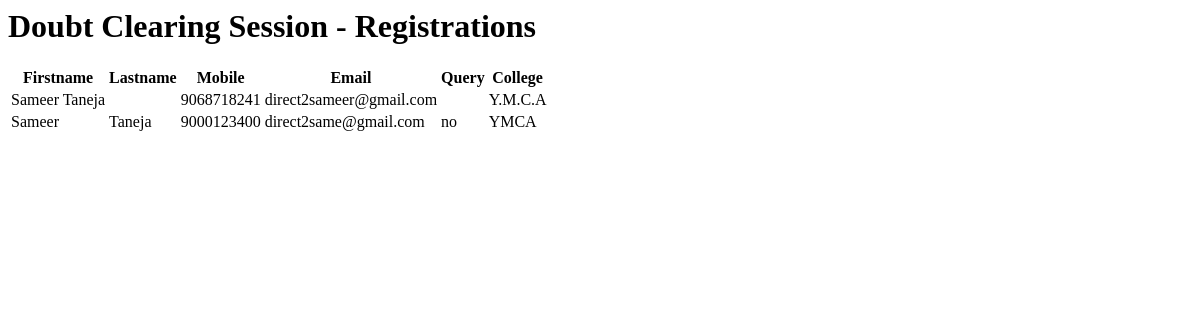
The page /event/7/registrations/ (signed in) on the database as committed earlier.
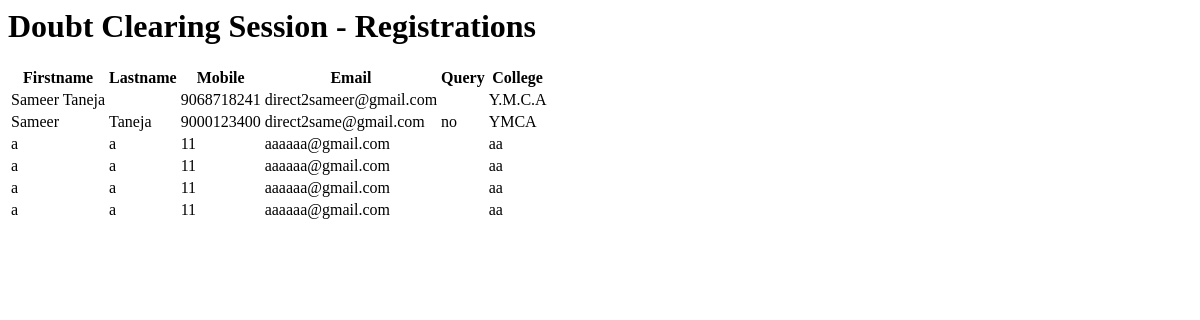
The same page on the database as committed later.
### main/models.py (models this page shows, shortened)
class Event(models.Model):
    description = models.TextField(blank=True, null=True)
    title = models.CharField(max_length=500)
    host = models.ManyToManyField(User)
    venue = models.CharField(max_length=100)
    fee = models.IntegerField(default=0)
    rules = models.TextField(blank=True, null=True)
    prerequistes = models.TextField(blank=True, null=True)
    start_date = models.DateField(default=datetime.date.today,auto_now=False,auto_now_add=False)
    end_date = models.DateField(default=datetime.date.today,auto_now=False,auto_now_add=False)
    start_time = models.TimeField(default=datetime.datetime.now().time(),auto_now=False,auto_now_add=False)
    end_time = models.TimeField(default=datetime.datetime.now().time(),auto_now=False,auto_now_add=False)

class registration(models.Model):
    eventid = models.IntegerField()
    mobile = models.CharField(max_length=20)
    fname = models.CharField(max_length=100)
    lname = models.CharField(max_length=100,default="")
    College = models.CharField(max_length=300)
    email = models.EmailField()
    query = models.CharField(max_length=1000,default="")

### main/views.py (the view)
# urls.py: url(r'^event/(?P<pk>(\d+)+)/registrations/$',eventregistrationsView,name="event_registration"),
@login_required
def eventregistrationsView(request,pk):
	if not request.user.is_superuser:
		return redirect('/profile/')
	event=get_object_or_404(Event,pk=pk)
	obj = registration.objects.filter(eventid=pk)
	return render(request,'eventregistrations.html',{'obj':obj,'event':event})

### main/templates/eventregistrations.html
<h1>{{event.title}} - Registrations </h1>
<table>
<tr>
    <th>Firstname</th>
    <th>Lastname</th>
    <th>Mobile</th>
    <th>Email</th>
    <th>Query</th>
    <th>College</th>
  </tr>
  {% for x in obj %}
  <tr>
  <td>{{x.fname}}</td>
  <td>{{x.lname}}</td>
  <td>{{x.mobile}}</td>
  <td>{{x.email}}</td>
  <td>{{x.query}}</td>
  <td>{{x.College}}</td>
  </tr>
  {% endfor %}
</table>

Rows that differ between the two databases and show on the page:
added registration: fname "a", lname "a", mobile "11", email "aaaaaa@gmail.com", College "aa"
added registration: fname "a", lname "a", mobile "11", email "aaaaaa@gmail.com", College "aa"
added registration: fname "a", lname "a", mobile "11", email "aaaaaa@gmail.com", College "aa"
added registration: fname "a", lname "a", mobile "11", email "aaaaaa@gmail.com", College "aa"
